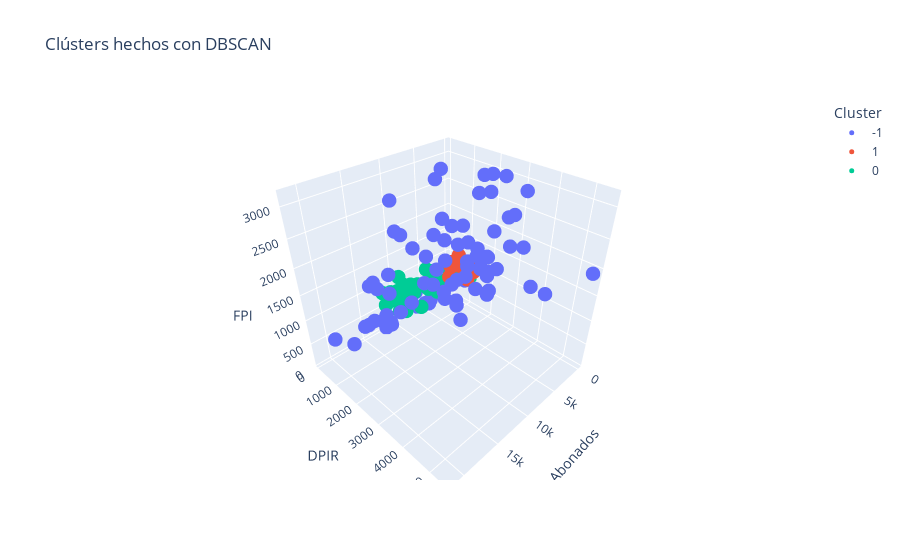

The code cell stored with this chart in its notebook:
### Code cell
#colors = ['royalblue', 'maroon', 'forestgreen', 'mediumorchid', 'tan', 'deeppink', 'olive', 'goldenrod', 'lightcyan', 'navy']
#vectorizer = np.vectorize(lambda x: colors[x % len(colors)])

fig = px.scatter_3d(data_DBSCAN, x="Abonados", y="DPIR", z="FPI", 
                    color="Cluster", title='Clústers hechos con DBSCAN')

fig.update_traces(
    textfont=dict(
        family="Arial",
        size=18,
        color="crimson"  # Change this to your desired color
    ),
    marker=dict(
        size=5
        #color='rgba(135, 206, 250, 0.8)'  # Marker color
    )
)
fig.show()

### Figure 1 — Plotly figure (JSON) as saved in the notebook; plotly's stock layout.template omitted (floating-point values rounded to 4 significant figures)
{"data": [{"hovertemplate": "Cluster=-1<br>Abonados=%{x}<br>DPIR=%{y}<br>FPI=%{z}<extra></extra>", "legendgroup": "-1", "marker": {"color": "#636efa", "size": 5, "symbol": "circle"}, "mode": "markers", "name": "-1", "scene": "scene", "showlegend": true, "textfont": {"color": "crimson", "family": "Arial", "size": 18}, "type": "scatter3d", "x": [3756, 2230, 7039, 9777, 8644, 1012, 6590, 8573, 17327, 14986, 17360, 10355, 4980, 6212, 11976, 14980, 10556, 12650, 14855, 12032, 5610, 2496, 135, 8198, 74, 373, 2916, 6181, 3796, 1659, 6716, 5860, 10473, 6279, 2762, 8056, 292, 9000, 12534, 3937, 8121, 7065, 5310, 2883, 2685, 9574, 7199, 5556, 483, 2756, 603, 1210, 12575, 797, 2807, 13457, 2645, 6315, 15918, 18025, 5516, 21394, 15594, 5940, 10878, 4772, 4777, 4571, 5149, 11162, 4036, 6663, 16997, 11889, 2386, 6121, 342, 15517, 8536], "y": [3273, 2688, 2386, 2296, 2112, 2086, 1863, 1638, 1563, 1316, 1274, 1233, 1147, 1099, 981, 798, 776, 763, 932, 893, 1617, 1552, 1390, 1182, 5466, 4181, 4065, 3904, 3840, 3412, 3344, 3111, 3016, 2910, 2896, 2818, 2754, 2660, 2649, 2644, 2621, 2581, 2542, 2441, 2413, 2330, 2200, 2182, 2152, 2004, 1990, 1818, 1746, 1553, 1522, 1493, 1458, 1445, 1437, 1335, 119, 1116, 825, 78, 77, 715, 964, 236, 203, 201, 175, 161, 143, 138, 2074, 1995, 1993, 1734, 1161], "z": [2597, 1423, 2446, 2682, 1852, 2987, 1176, 2206, 1152, 998, 976, 1972, 1798, 1260, 2310, 1501, 2124, 1490, 1405, 2817, 2205, 1706, 1220, 1671, 1917, 1188, 1485, 2881, 2209, 2952, 1477, 1269, 1852, 1748, 3147, 1888, 1770, 1150, 1808, 1765, 763, 1854, 1182, 2825, 1621, 1230, 975, 1355, 1944, 1699, 985, 2936, 1204, 2561, 909, 996, 918, 879, 994, 1016, 76, 972, 1483, 74, 102, 2831, 3043, 122, 161, 111, 149, 529, 120, 75, 1305, 1970, 1059, 1595, 1146]}, {"hovertemplate": "Cluster=1<br>Abonados=%{x}<br>DPIR=%{y}<br>FPI=%{z}<extra></extra>", "legendgroup": "1", "marker": {"color": "#EF553B", "size": 5, "symbol": "circle"}, "mode": "markers", "name": "1", "scene": "scene", "showlegend": true, "textfont": {"color": "crimson", "family": "Arial", "size": 18}, "type": "scatter3d", "x": [4508, 3904, 5375, 4251, 4465, 3315, 4801, 6226, 2955, 4424, 3909, 3952], "y": [1645, 1151, 1524, 2048, 2008, 1991, 1712, 1671, 1668, 1526, 1145, 1661], "z": [1582, 1191, 1470, 1362, 1179, 1250, 1609, 1260, 1288, 1347, 1227, 1315]}, {"hovertemplate": "Cluster=0<br>Abonados=%{x}<br>DPIR=%{y}<br>FPI=%{z}<extra></extra>", "legendgroup": "0", "marker": {"color": "#00cc96", "size": 5, "symbol": "circle"}, "mode": "markers", "name": "0", "scene": "scene", "showlegend": true, "textfont": {"color": "crimson", "family": "Arial", "size": 18}, "type": "scatter3d", "x": [11346, 9650, 834, 4855, 779, 11155, 10659, 4929, 9407, 445, 11528, 11110, 5287, 13469, 4722, 3726, 1, 3034, 1305, 1436, 12604, 8859, 6414, 7901, 6768, 12545, 11267, 7153, 5279, 9973, 10672, 6281, 13481, 2168, 9220, 4984, 2964, 4782, 11815, 5252, 12512, 6370], "y": [1336, 1302, 1283, 1087, 1051, 936, 901, 842, 821, 817, 763, 727, 717, 676, 672, 661, 656, 635, 1015, 845, 780, 751, 663, 654, 1268, 1156, 1092, 925, 924, 910, 882, 845, 800, 776, 702, 692, 686, 666, 1232, 786, 936, 738], "z": [1162, 754, 775, 775, 840, 1238, 791, 840, 937, 778, 1075, 1332, 741, 1150, 771, 733, 800, 1019, 771, 1117, 1135, 853, 1167, 936, 868, 840, 976, 875, 896, 860, 812, 1166, 932, 916, 1035, 826, 1005, 788, 810, 860, 999, 752]}], "layout": {"legend": {"title": {"text": "Cluster"}, "tracegroupgap": 0}, "scene": {"domain": {"x": [0, 1], "y": [0, 1]}, "xaxis": {"title": {"text": "Abonados"}}, "yaxis": {"title": {"text": "DPIR"}}, "zaxis": {"title": {"text": "FPI"}}}, "title": {"text": "Clústers hechos con DBSCAN"}}}
